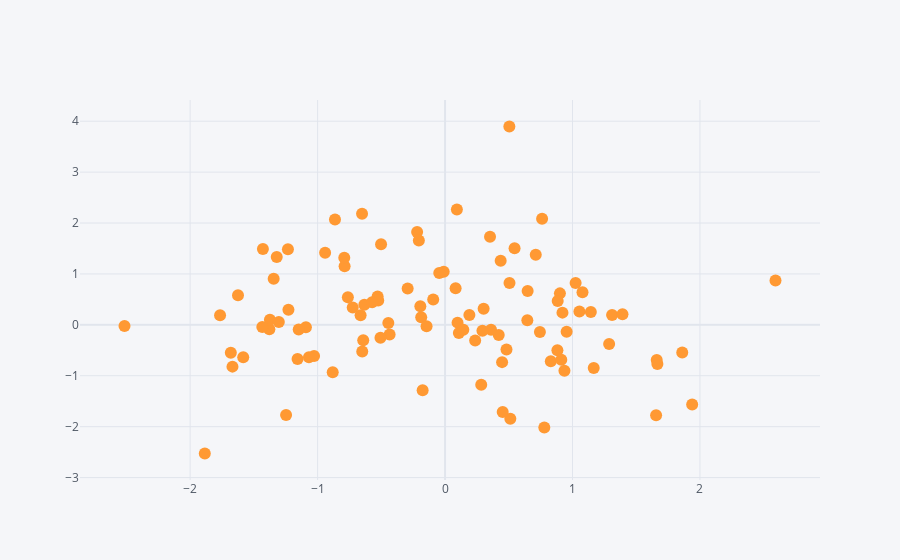

This figure's notebook cell:
### Markdown cell above
WE HAVE TO SPECIFY THE `mode`.

### Code cell
df1.iplot(kind='scatter', x='A', y='B', mode='markers')
